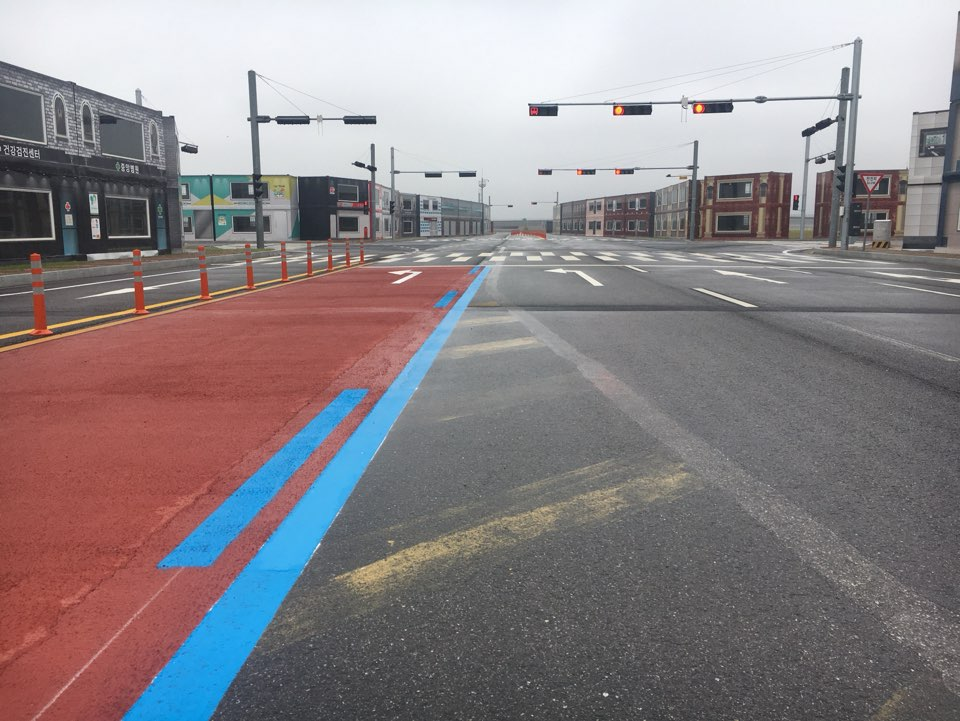
#> input picture Lane_Detection/Lane_image/blue_lane.jpg, 960 x 721 px, found by its file name
$ python '11 이미지 변환(원근감).py'
#> lines starting #> are read from the running program, lines starting #| are printed output that depends on the picture
import numpy as np
import cv2

img = cv2.imread('C:\photo\images/blue_lane.jpg', cv2.IMREAD_GRAYSCALE)
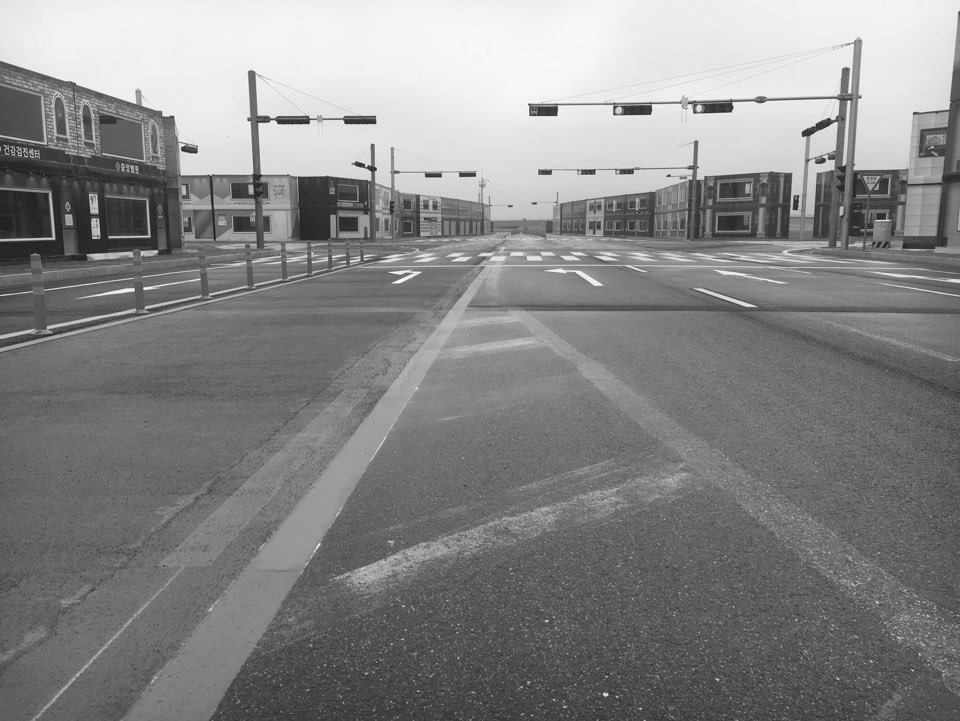
#> img: shape (721, 960); min 26, max 255, mean 134.5
h, w = img.shape[:2]
#> h = 721; w = 960
pts1 = np.float32([[50, 50], [200, 50], [20, 200]])
pts2 = np.float32([[10, 100], [200, 50], [100, 250]])

#기울기변환 (구겨짐) 매트릭스
M = cv2.getAffineTransform(pts1, pts2)
img4 = cv2. warpAffine(img, M, (w,h))
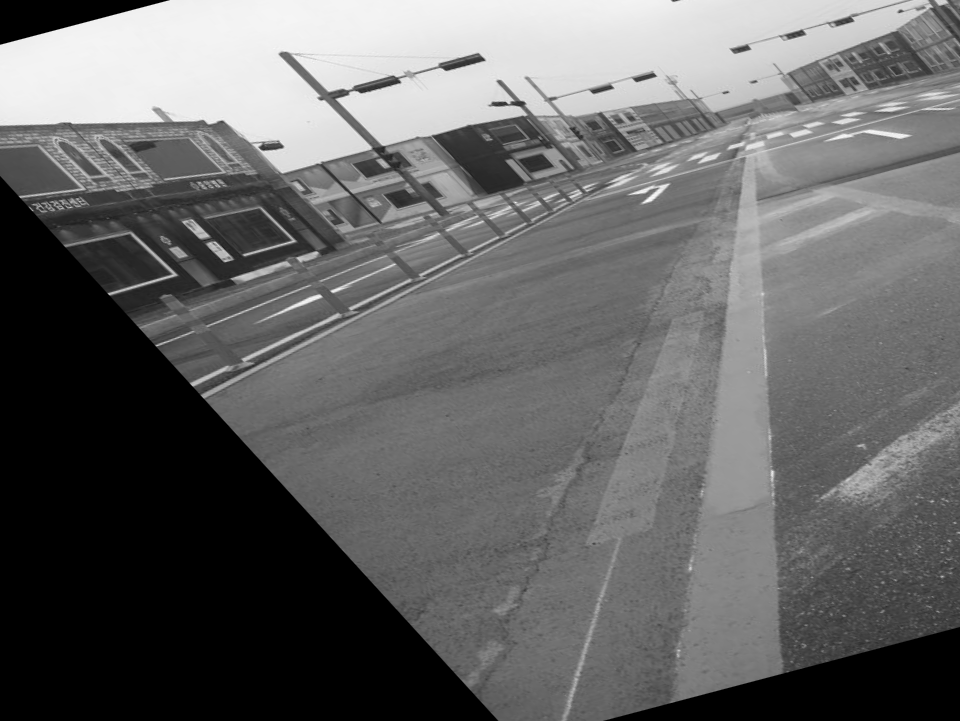
#> img4: shape (721, 960); min 0, max 253, mean 102.7

cv2.imshow('original', img)
cv2.imshow('Affine-Transform', img4)

pts1 = np.float32([[0,0], [300, 0], [0, 300], [300, 300]])
pts2 = np.float32([[56, 65], [368, 52], [28, 387], [389, 390]])

#원근감 매트릭스
M2 = cv2.getPerspectiveTransform(pts1, pts2)

img5 = cv2.warpPerspective(img, M2, (w, h))
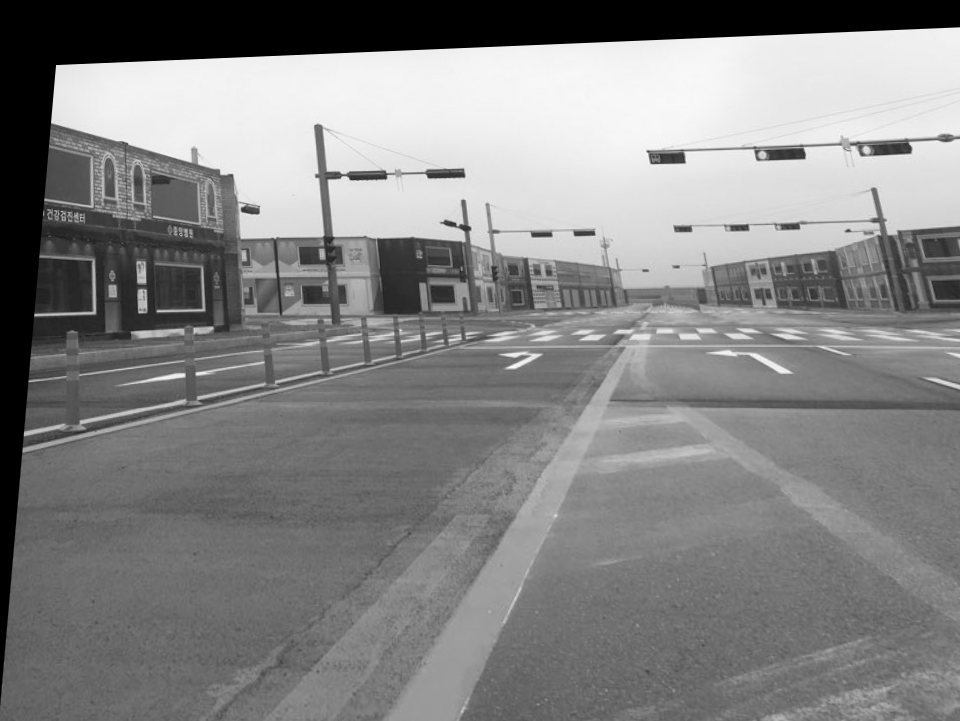
#> img5: shape (721, 960); min 0, max 253, mean 132.1
cv2.imshow('Perspective-Transform', img5)


cv2.waitKey(0)
cv2.destroyAllWindows()

$ run again, with Lane_Detection/Lane_image/double_lane.jpg copied over Lane_Detection/Lane_image/blue_lane.jpg
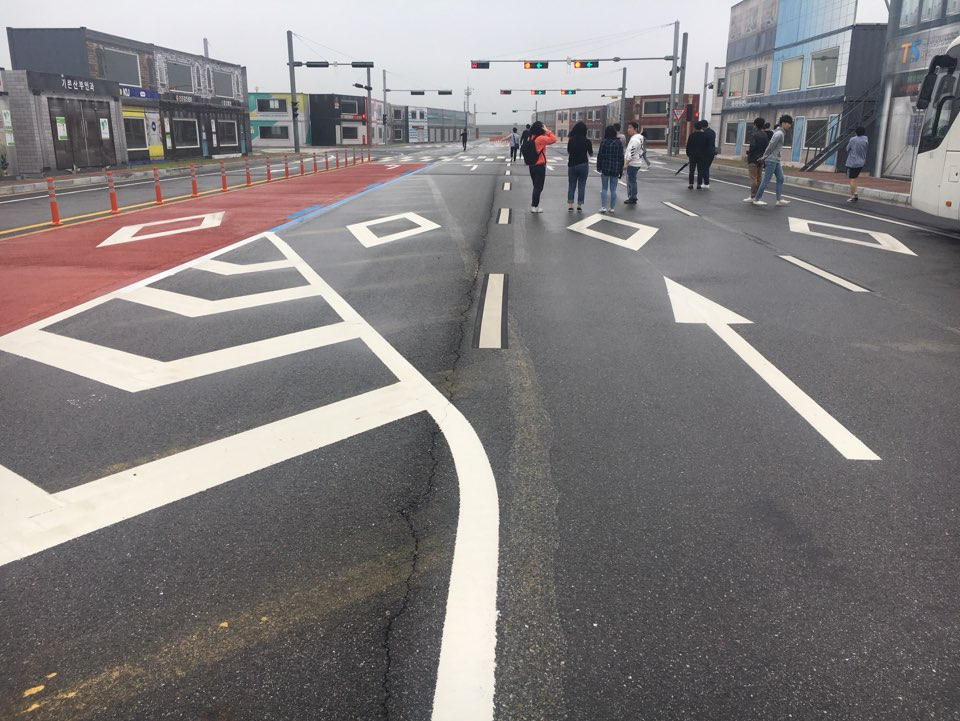
#> input picture Lane_Detection/Lane_image/double_lane.jpg, 960 x 721 px, found by its file name
#> `img4 = cv2. warpAffine(img, M, (w,h))`:
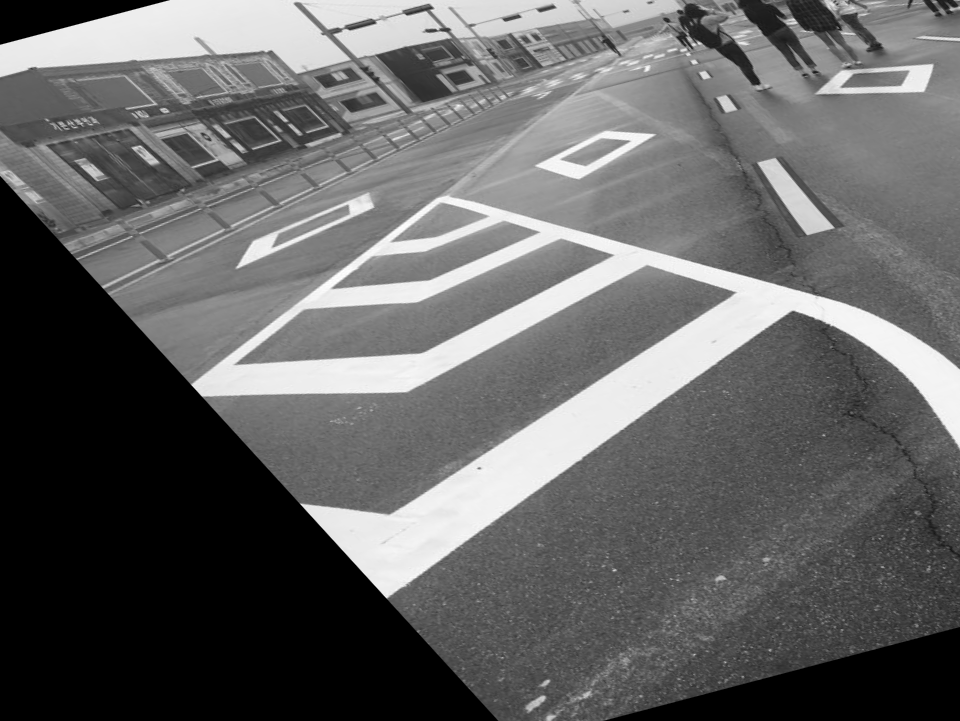
#> img4: shape (721, 960); min 0, max 255, mean 100.6
#> `img5 = cv2.warpPerspective(img, M2, (w, h))`:
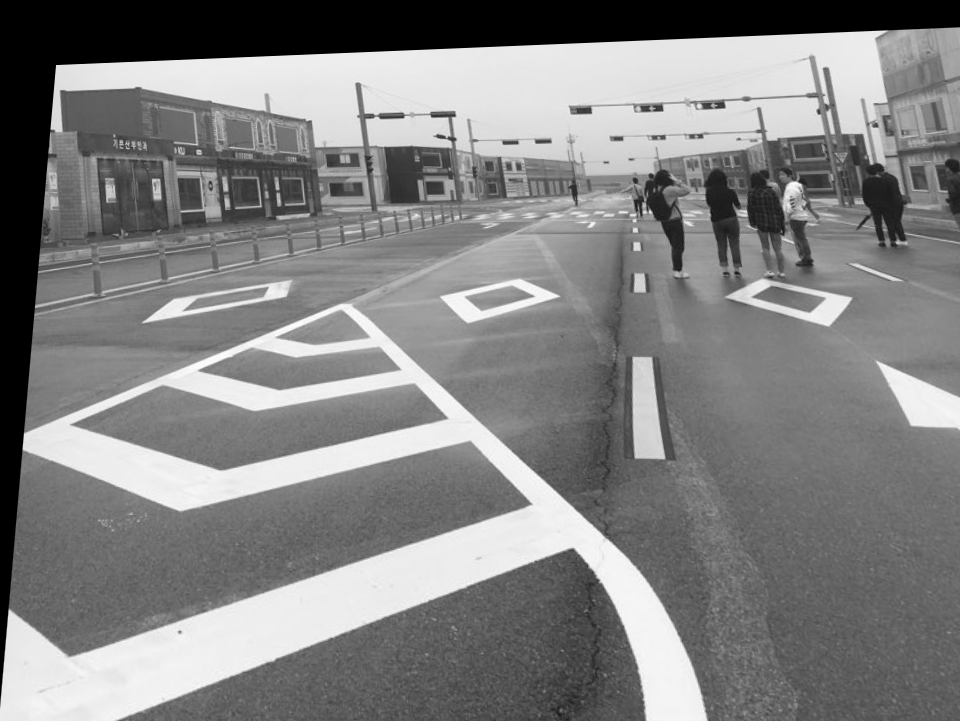
#> img5: shape (721, 960); min 0, max 255, mean 130

$ run again, with Lane_Detection/Lane_image/lane_1.jpg copied over Lane_Detection/Lane_image/blue_lane.jpg
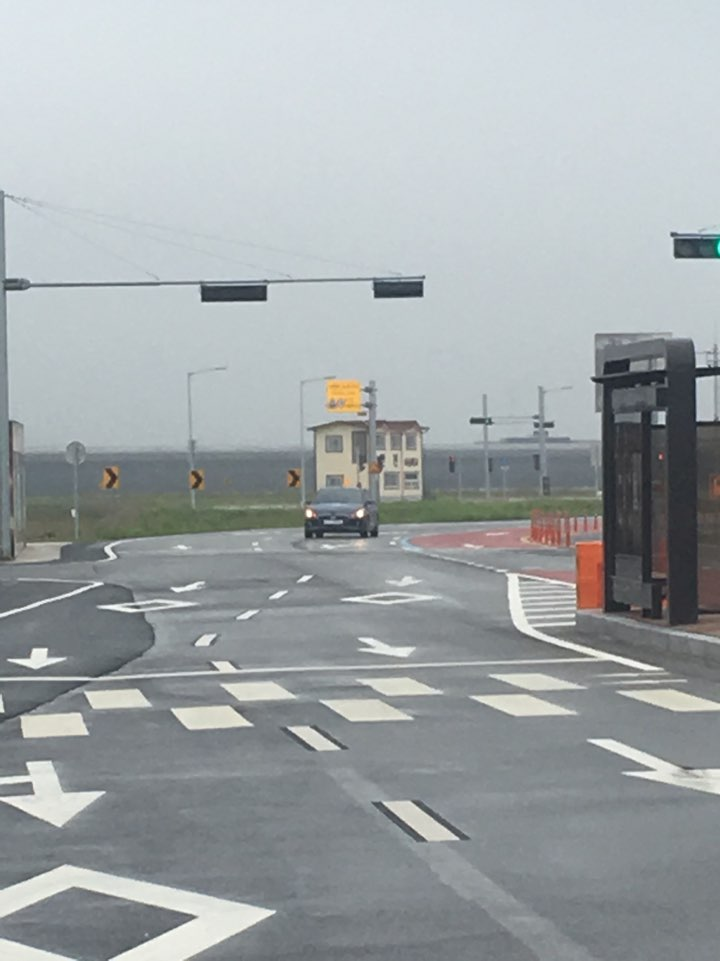
#> input picture Lane_Detection/Lane_image/lane_1.jpg, 720 x 961 px, found by its file name
#> `img4 = cv2. warpAffine(img, M, (w,h))`:
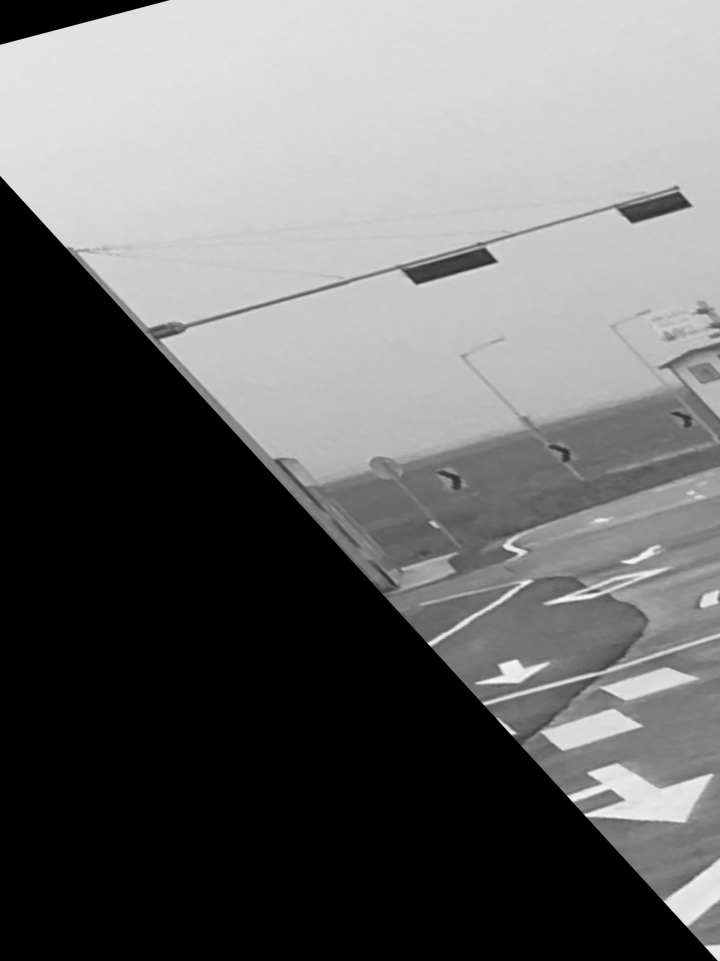
#> img4: shape (961, 720); min 0, max 254, mean 106.5
#> `img5 = cv2.warpPerspective(img, M2, (w, h))`:
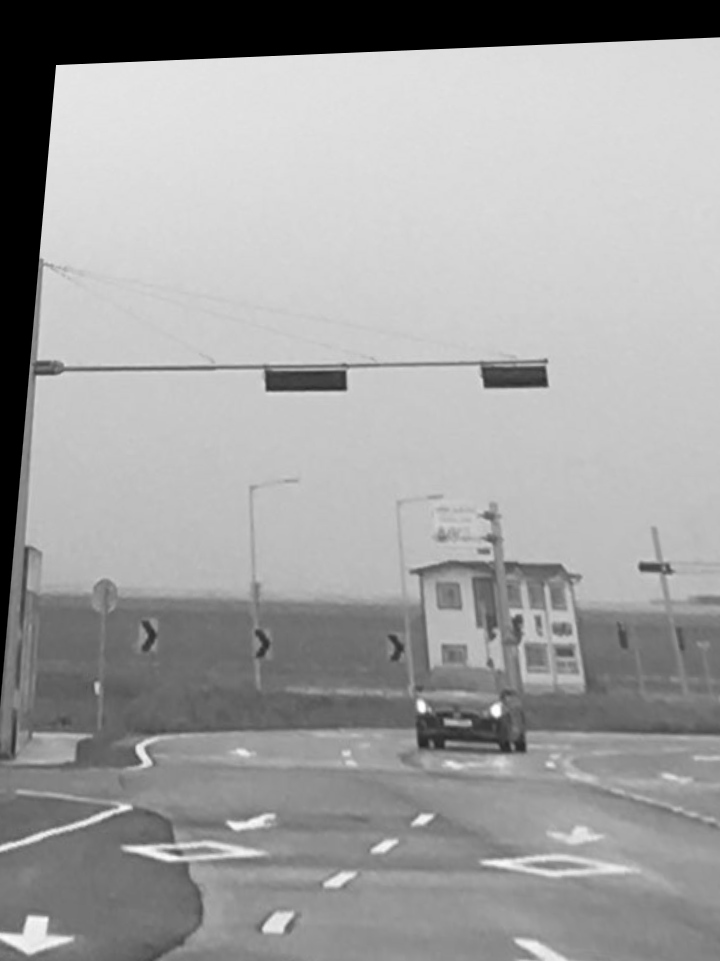
#> img5: shape (961, 720); min 0, max 255, mean 159.6

$ run again, with Lane_Detection/Lane_image/lane_2.jpg copied over Lane_Detection/Lane_image/blue_lane.jpg
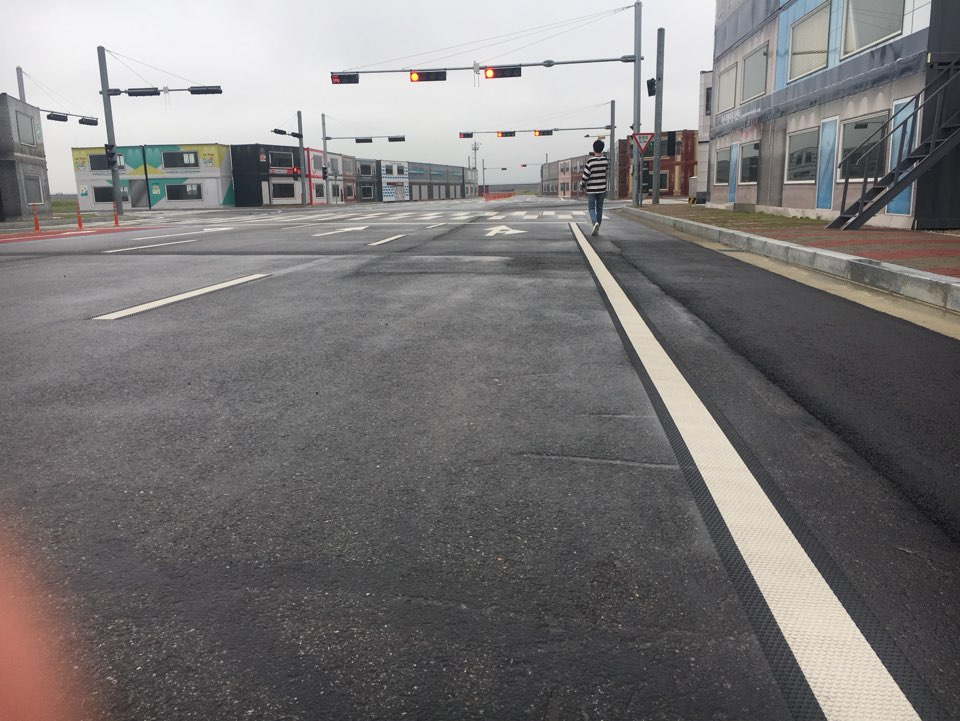
#> input picture Lane_Detection/Lane_image/lane_2.jpg, 960 x 721 px, found by its file name
#> `img4 = cv2. warpAffine(img, M, (w,h))`:
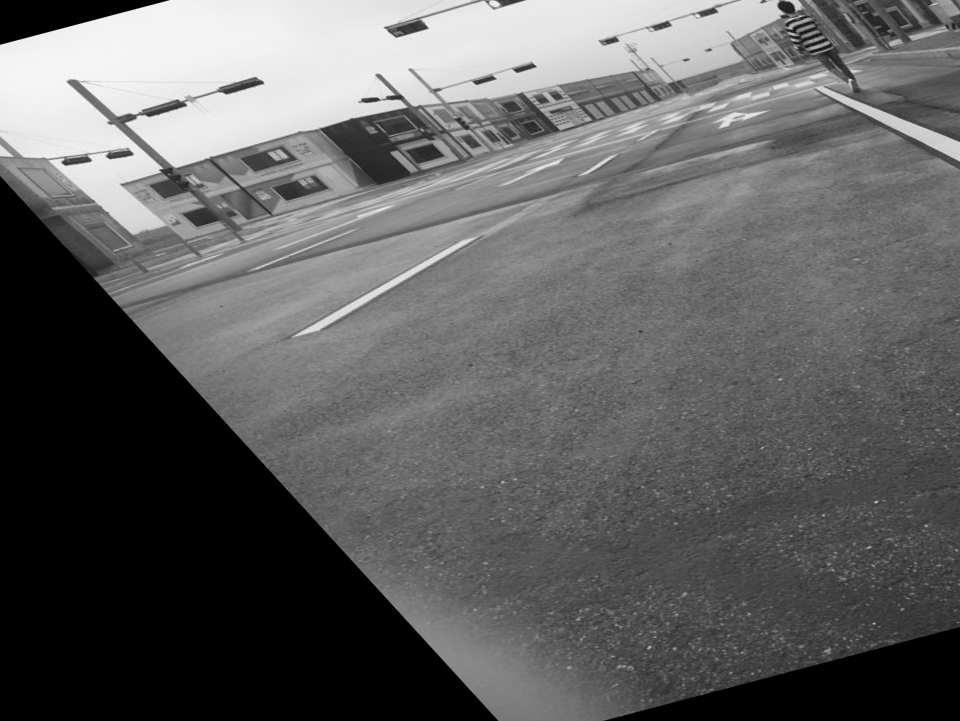
#> img4: shape (721, 960); min 0, max 250, mean 97.8
#> `img5 = cv2.warpPerspective(img, M2, (w, h))`:
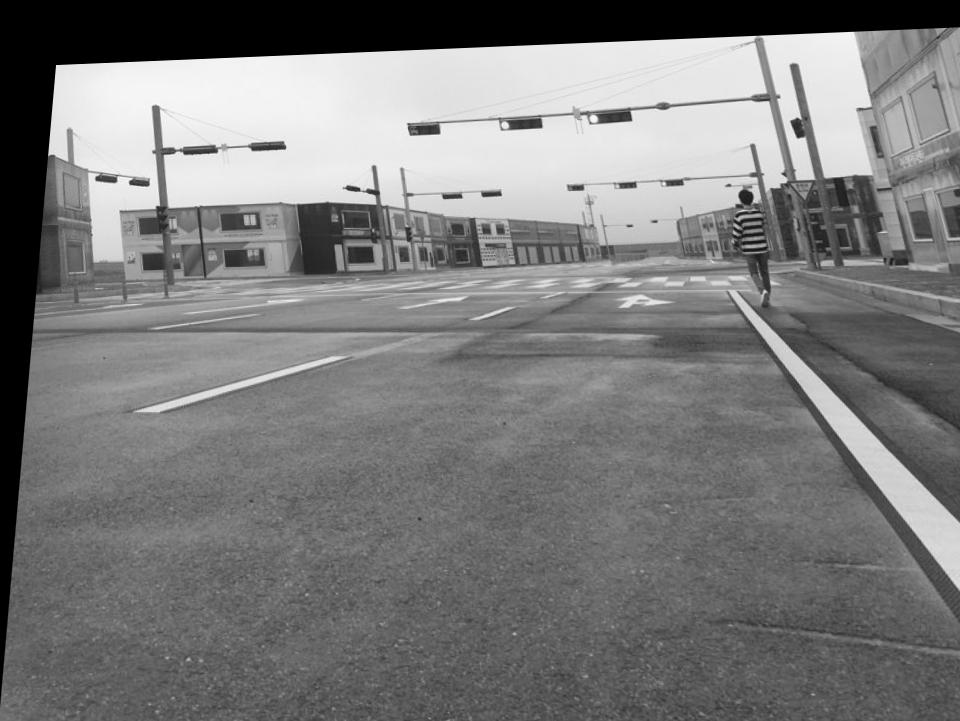
#> img5: shape (721, 960); min 0, max 252, mean 123.1
